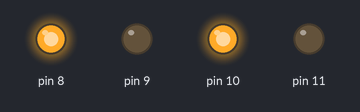
A sketch run on a simulated Arduino Uno, built with avr-gcc and run on an emulated ATmega328P. On the bench: output pins drawn as LEDs (lit = HIGH).

Above: at 0.1 s.
Timing chart, 0 to 1.6 s (numbered marks = the images above):
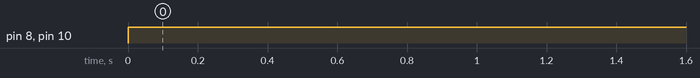

The sketch:

DCMotor.ino
```cpp
void setup() {
  // put your setup code here, to run once:
pinMode(8, OUTPUT);
pinMode(9, OUTPUT);
pinMode(10, OUTPUT);
pinMode(11, OUTPUT);

}

void loop() {
  // put your main code here, to run repeatedly:

digitalWrite(8, HIGH);
digitalWrite(9, LOW);

digitalWrite(10, HIGH);
digitalWrite(11, LOW);
delay(1000);
}
```

Measured:
- by itself, pin 8, pin 10: LOW → HIGH at 0.00 s
